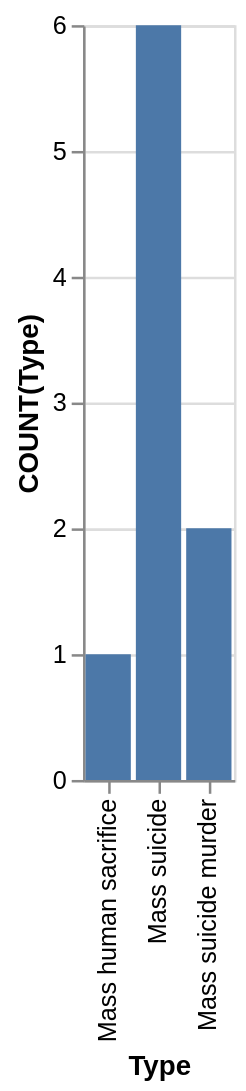

The Vega-Lite source for this figure:
### Vega-Lite specification from a JSON file in a GitHub repository (floating-point values rounded to 4 significant figures)
{"data": {"values": [{"x_data": "Mass human sacrifice", "y_data": 1}, {"x_data": "Mass suicide", "y_data": 6}, {"x_data": "Mass suicide murder", "y_data": 2}]}, "mark": "bar", "encoding": {"x": {"field": "x_data", "type": "nominal", "title": "Type", "sort": "ascending"}, "y": {"field": "y_data", "type": "quantitative", "title": "COUNT(Type)"}}}
